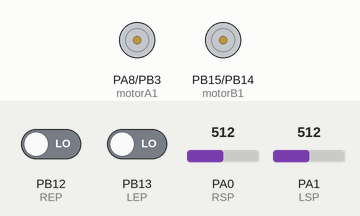
Simulated run of this sketch. Board: STM32 Blue Pill. Parts: motor-driver pin pairs drawn as motors (green arrow = first pin HIGH = forward, orange = second pin HIGH = backward, longer = more drive). The inputs (shaded band) are chosen by the test bench; at power-on: PA0 (RSP) = 512, PA1 (LSP) = 512, PB12 (REP) LOW, PB13 (LEP) LOW.

Above: at 1.2 s.
1.3 s: PA0 (RSP) set to 68
2.8 s: PA0 (RSP) set to 55
At 3.3 s:
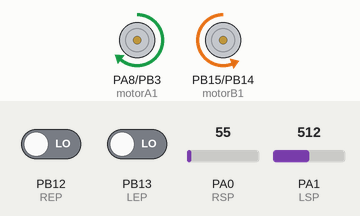
4.3 s: PA1 (LSP) set to 65
5.8 s: PA1 (LSP) set to 56
At 6.8 s:
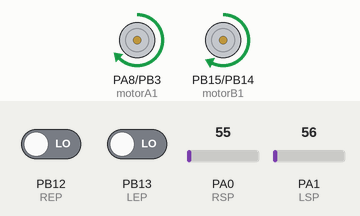
7.3 s: PA0 (RSP) set to 122
At 7.9 s:
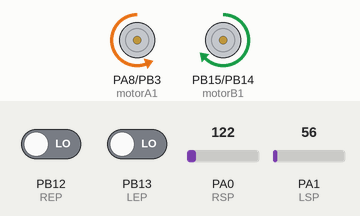
Timing chart, 0 to 9.8 s (numbered marks = the images above; inputs shaded):
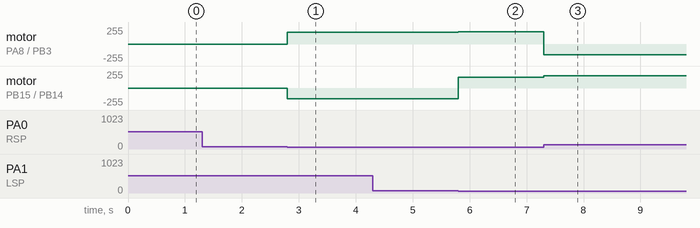

Measured:
- the behaviour switches between 61 and 60 on PA0 (RSP) (found by bisection; images 0 and 1)
- the behaviour switches between 61 and 60 on PA1 (LSP) (found by bisection; images 1 and 2)
- after the input at 1.3 s, every drawn part: stays the same
- after the input at 2.8 s, motor on PA8 (motorA1) / PB3 (motorA2): stopped → forward 180/255 at once; motor on PB15 (motorB1) / PB14 (motorB2): stopped → backward 160/255 at once
- after the input at 4.3 s, every drawn part: stays the same
- after the input at 5.8 s, motor on PA8 (motorA1) / PB3 (motorA2): forward 180/255 → forward 185/255 at once; motor on PB15 (motorB1) / PB14 (motorB2): backward 160/255 → forward 165/255 at once
- after the input at 7.3 s, motor on PA8 (motorA1) / PB3 (motorA2): forward 185/255 → backward 160/255 at once; motor on PB15 (motorB1) / PB14 (motorB2): forward 165/255 → forward 185/255 at once

The sketch:

5482526_assignment_5.ino
```cpp
/**
* Student name: Ariel Potolski Eilat
* Student number: 5482526
*
*/

// Motor pins
const uint32_t motorA1 = PA8; //move front
const uint32_t motorA2 = PB3; //move back
const uint32_t motorB1 = PB15; //move front
const uint32_t motorB2 = PB14; //move back

// IR sensors pins (orientation by looking from the back)
const uint32_t RSP = PA0; // IR sensor on the same side as motorA
const uint32_t LSP = PA1; // IR sensor on the same side as motorB

// Speed encoders pins
const uint32_t LEP = PB13;  // Speed encoder on the same side as motorB
const uint32_t REP = PB12;// Speed encoder on the same side as motorA

// threashold between white and black
uint32_t thre = 60;

//current encoder counts
volatile int leftCounter = 0;
volatile int rightCounter = 0;

// distance to run in centimeters
const float distance = 180;

const float wheelCirc = 21.0;// Wheel circumference in centimeters
const int diskslots = 20; //number of slots on the slotted wheel

void setup() {
  // Motor pins as outputs
  pinMode(motorA1, OUTPUT);
  pinMode(motorA2, OUTPUT);
  pinMode(motorB1, OUTPUT);
  pinMode(motorB2, OUTPUT);

  // Ir pins as inputs
  pinMode(RSP, INPUT);
  pinMode(LSP, INPUT);

  // speed encoder pins as inputs
  pinMode(LEP, INPUT);
  pinMode(REP, INPUT);

  // attach interrupts
  attachInterrupt(REP, rightEncoderISR, RISING);
  attachInterrupt(LEP, leftEncoderISR, RISING);
}

// interrupt that counts the number of turns for the right side encoder
void rightEncoderISR() {
  rightCounter++;
}

// interrupt that counts the number of turns for the left side encoder
void leftEncoderISR() {
  leftCounter++;
}

/**
* Function that converts a distance in centimeters to counts.
* Returns the number of counts that the wheels should achieve to travel the target distance.
*/
int getDistanceInCounts (){
  int counts;

  // calculation to get the number of counts
  counts = (distance * 4965) / (wheelCirc * 100);  // 4965 is the CPR of the encoder.
  return counts;
}

void loop() {
  int LSA = analogRead(LSP);  // read the values received by the left sensor
  int RSA = analogRead(RSP);  // read the values received by the right sensor

  // read speed encoders
  digitalRead(REP);
  digitalRead(LEP);

  if (leftCounter >= getDistanceInCounts() && rightCounter >= getDistanceInCounts()) {  // if robot has travelled the target distance, we stop
    analogWrite(motorA1, 0);
    analogWrite(motorA2, 0);
    analogWrite(motorB1, 0);
    analogWrite(motorB2, 0);
  } else {
    // detach the interrupt. This helps in calculating the distance more precisely
    detachInterrupt(digitalPinToInterrupt(REP));
    detachInterrupt(digitalPinToInterrupt(LEP));

    if (LSA <= thre && RSA <= thre) {  // both are on white
      // straight
      analogWrite(motorA1, 185);
      analogWrite(motorA2, 0);
      analogWrite(motorB1, 165);
      analogWrite(motorB2, 0);
      delayMicroseconds(2);
    } else if (LSA > thre && RSA <= thre) { // left sensor is on the line
      // adjust to the left
      analogWrite(motorA1, 180);
      analogWrite(motorA2, 0);
      analogWrite(motorB1, 0);
      analogWrite(motorB2, 160);
      delayMicroseconds(2);
    } else if (RSA > thre && LSA <= thre) { // right sensor is on the line
      //adjust to the right
      analogWrite(motorA1, 0);
      analogWrite(motorA2, 160);
      analogWrite(motorB1, 185);
      analogWrite(motorB2, 0);
      delayMicroseconds(2);
    }

    // attach interrupts again
    attachInterrupt(digitalPinToInterrupt(REP), rightEncoderISR, CHANGE);
    attachInterrupt(digitalPinToInterrupt(LEP), leftEncoderISR, CHANGE);
  }
}
```
